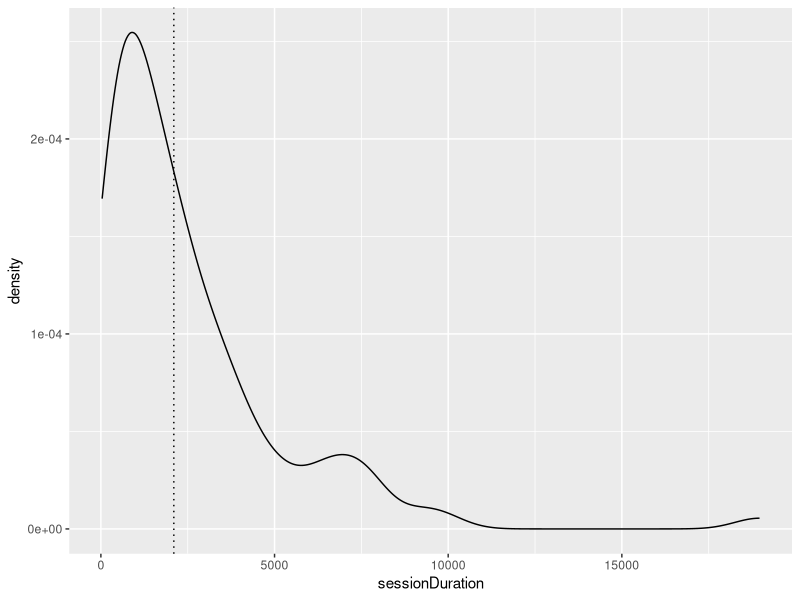
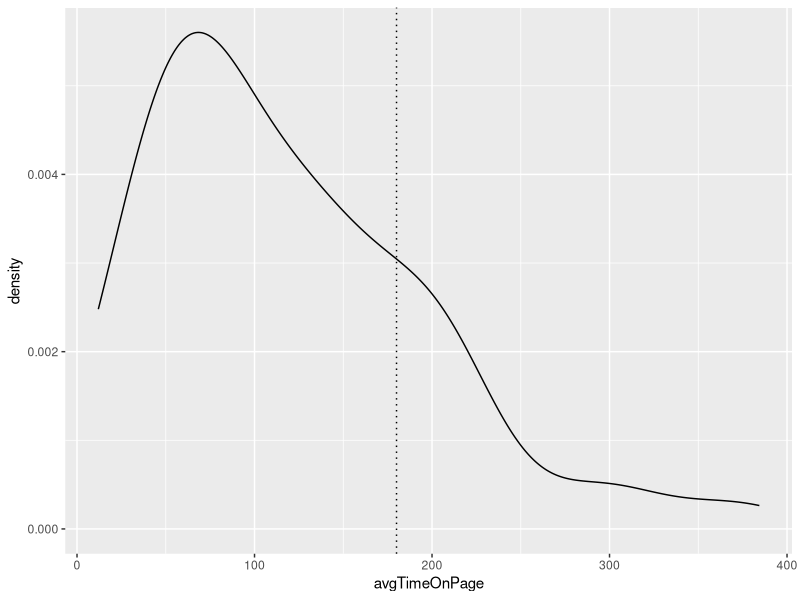
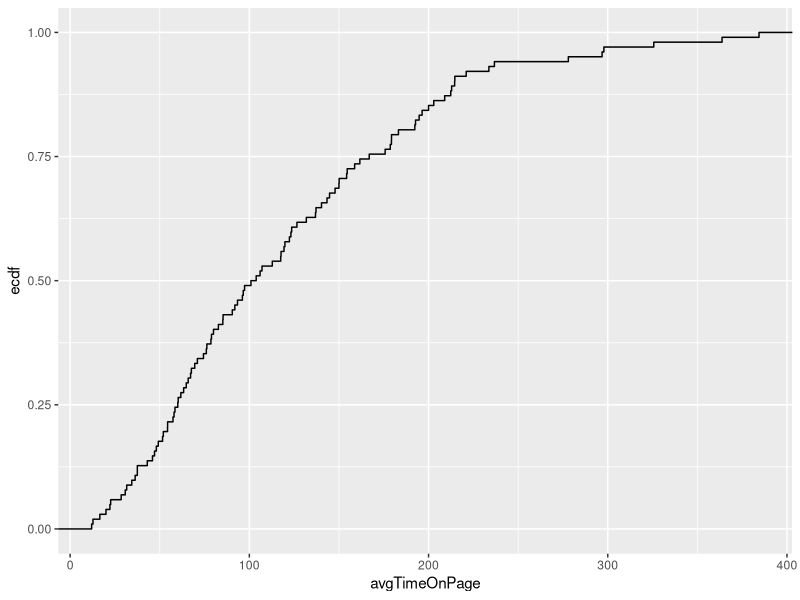
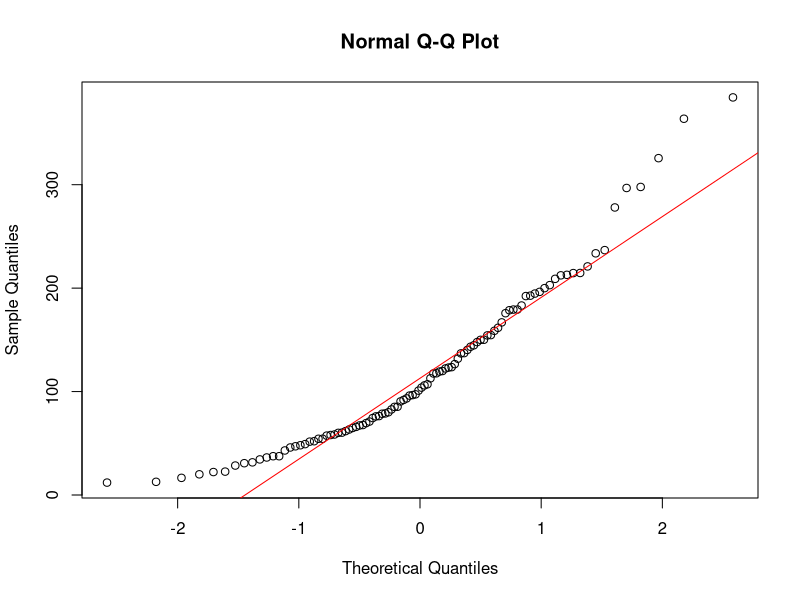
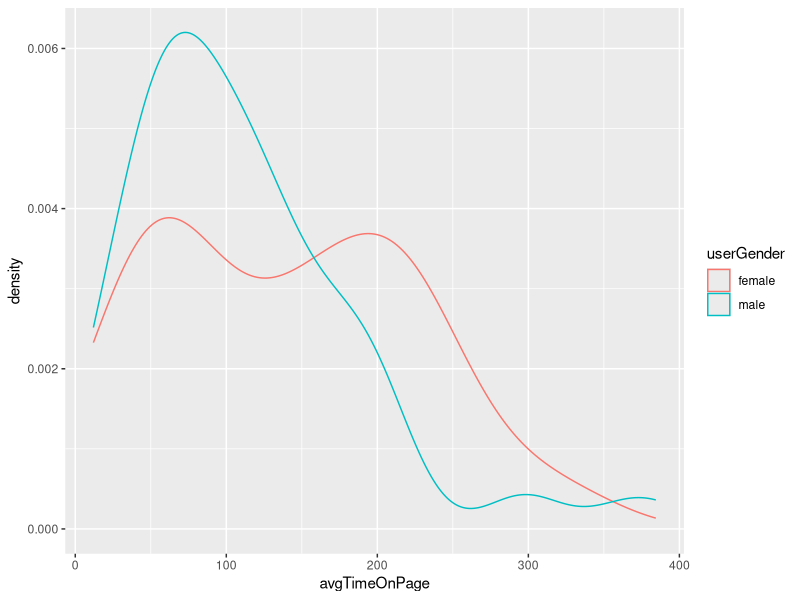
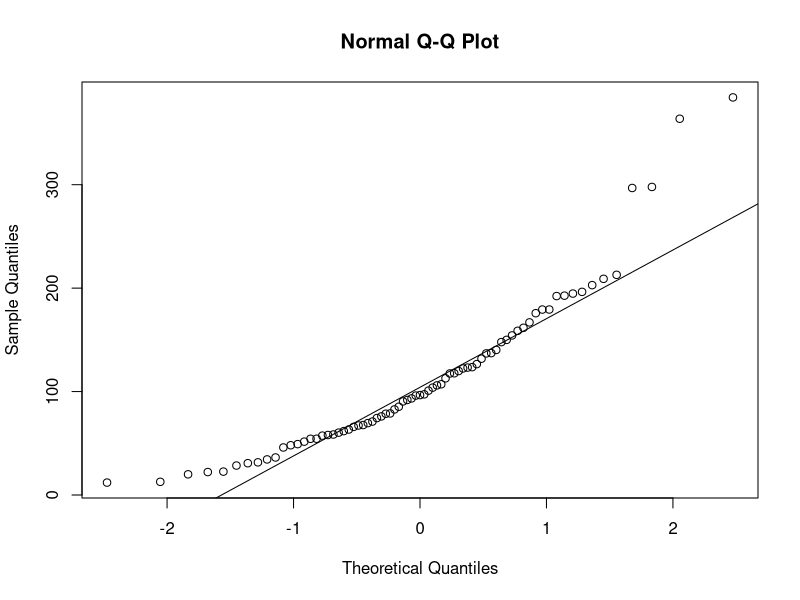
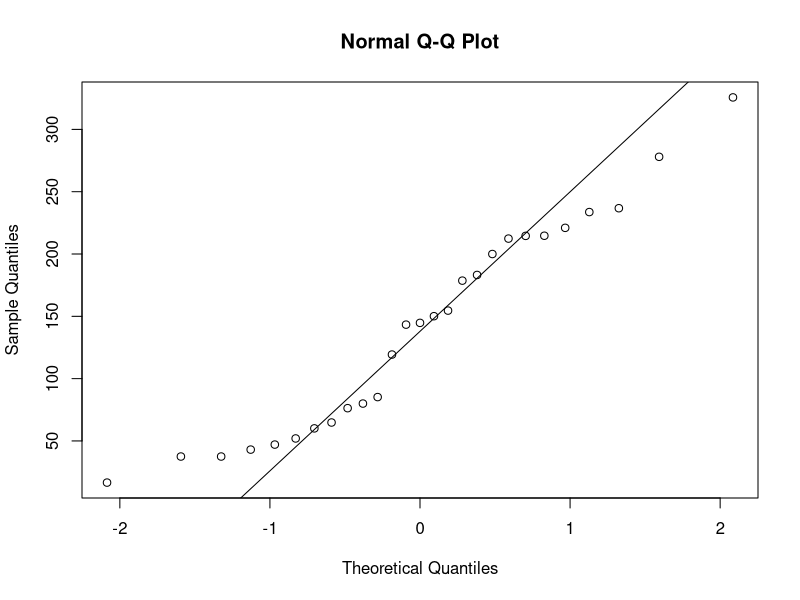
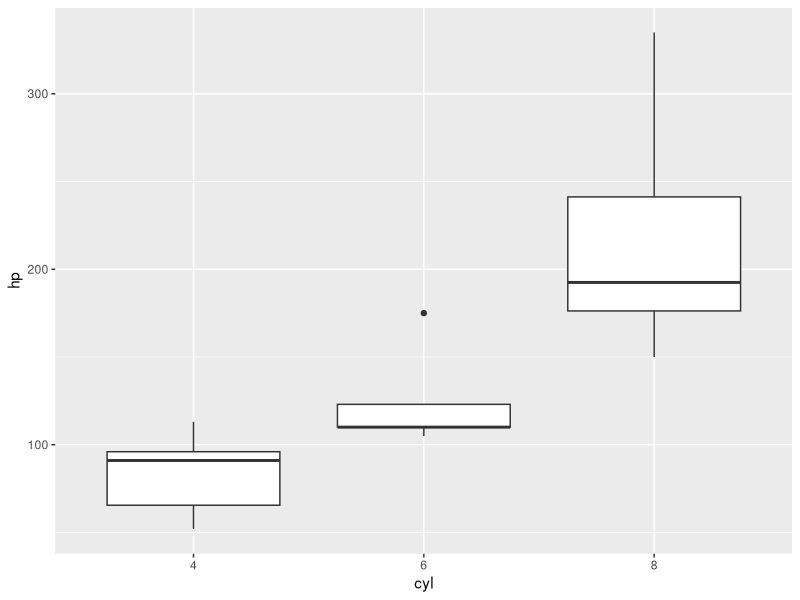

Generate these figures, in order, with R:
################################################################################
# Inferenz-Statistik                                                           #
# 21.2.18                                                                      #
# Autor: Steffen Wagner                                                        #
# Email: steffen.wagner@inwt-statistics.de                                     #
################################################################################
rm(list = ls(all.names = TRUE))

# 00: Laden der Pakete ---------------------------------------------------------
library(ggplot2)
library(dplyr)
library(car)  # Wird für Levene-Test (Abschnitt 4) benötigt
library(tidyr)

# 01: Einlesen der Daten -------------------------------------------------------
dat <- read.csv("Data/Analytics.csv")
str(dat)

# 02: Einstichprobentest - Lageparameter
# Untersuchung der Sessionduration
dat %>% 
  ggplot(aes(sessionDuration)) +
  geom_density() +
  geom_vline(xintercept = 2100, linetype = "dotted")

# Forschungshypothese
# Die durchschnittliche Zeit auf Homepage 'sessiuonDuration' > 2100s

# Statistische Hypothese H0:
# H0: sessionDuration <= 2100s
# H1: sessionDuration > 2100s

# Normalverteilungsannahme abgelehnt
# Test auf Mittelwert nicht möglich, aber: Test auf Median
# Median = 50% Punkt -> Test auf Anteilswerte `binom.test`

nSuccess <- sum(dat$sessionDuration > 2100)
n <- nrow(dat)
binom.test(nSuccess, n, p = 0.5, alternative = "greater")
# Ergebnis: H0 kann nicht verworfen werden.


# 03: Ein-Stichproben t-Test ---------------------------------------------------
dat %>% 
  ggplot(aes(x = avgTimeOnPage)) +
  geom_density() +
  geom_vline(xintercept = 180, linetype = "dotted")

# Prüfung auf Normalverteilung:
# - grafische Überprüfung

# Folgende Grafik zur Erklärung von Quantilen die im qqplot visualisiert werden
dat %>% 
  ggplot(aes(x = avgTimeOnPage)) +
  stat_ecdf()

# qq-Plot zur Beurteilung der Normalverteilungsannahme
qqnorm(dat$avgTimeOnPage)
qqline(dat$avgTimeOnPage, col = "red")

# - Überprüfung mittels Stat. Test
# H0: Daten sind normalverteilt
# Daten sind nicht normalverteilt
shapiro.test(dat$avgTimeOnPage)
# Ergebnis: H0 verwerfen; NOrmalverteilungsannahme nicht wahrscheinlich

# Trotz nicht-gültiger Normal-Vert.-Annahme: t-test 

# H0: avgTimeOnSite == 180
# H1: avgTimeOnSite != 180

t.test(dat$avgTimeOnPage, mu = 180)
t.test
# Ergebnis: H0 verwerfen


# 04: Zwei-Stichproben-Test ----------------------------------------------------
# Prüfung der Normalverteilung muss auf Gruppenebene erfolgen
dat %>% 
  ggplot(aes(x = avgTimeOnPage, col = userGender)) +
  geom_density()

dat %>% 
  group_by(userGender) %>% 
  summarise(sd = sd(avgTimeOnPage),
            avgTimeOnPage = mean(avgTimeOnPage))

# Test auf Normalverteilung:
# Prüfung: Normalverteilung in den einzelnen Gruppen
qqnorm(dat$avgTimeOnPage[dat$userGender == "male"])
qqline(dat$avgTimeOnPage[dat$userGender == "male"])

qqnorm(dat$avgTimeOnPage[dat$userGender == "female"])
qqline(dat$avgTimeOnPage[dat$userGender == "female"])

# Shapiro-Wilk-Test: gruppenweise
# H0: Normalverteilung gegeben
dat %>% 
  group_by(userGender) %>% 
  summarise(pWertShapiro = shapiro.test(avgTimeOnPage)$p.value)

# Test auf Varianz-Homogenität: Levene-Test (Paket: car)
# H0: Varianzen sind gleich
leveneTest(avgTimeOnPage ~ userGender, data = dat)
leveneTest(dat$avgTimeOnPage, dat$userGender)

# Zwei-Stichproben: t-test (gleiche Varianzen)
# H0: Gruppenmittel identisch
t.test(avgTimeOnPage ~ userGender, data = dat, var.equal = TRUE)

# Zwei-Stichproben: t-test (unterschiedliche Varianzen)
# H0: Gruppenmittel identisch
t.test(avgTimeOnPage ~ userGender, data = dat, var.equal = FALSE)


# NOrmalverteilungsannahme nicht gegeben: Wilcoxon/Whitney-U-Test
wilcox.test(avgTimeOnPage ~ userGender, data = dat)


# 05: Gepaarte Stichproben: ----------------------------------------------------
rm(list = ls(all.names = TRUE))
dat <- read.table("Data/orderVal.txt", header = TRUE, sep = ";")
str(dat)
head(dat)

dat <- dat %>% 
  select(-clicks) %>% 
  mutate(jId = ifelse(jId == 1, "Kauf1", "Kauf2")) %>% 
  spread(key = jId, value = orderValue) %>% 
  mutate(delta = Kauf2 - Kauf1)
    

# Vebundene STichproben
t.test(dat$Kauf2, dat$Kauf1, paired = TRUE)
t.test(dat$delta)

# Exkurs:
# gezieltter Zugriff auf Funktionen, die evtl. maskiert sind
# dplyr::recode



# 06: Mehr als zwei Gruppen ----------------------------------------------------

# normalverteilte Beobachtungen (innerhalb der Gruppen)
# ANOVA
data("mtcars")
mtcars
str(mtcars)
table(mtcars$cyl)
mtcars %>% 
  mutate(cyl = factor(cyl)) %>% 
  ggplot(aes(x = cyl, y = hp)) +
  geom_boxplot()


anova <- aov(hp ~ factor(cyl), data = mtcars)
anova
summary(anova)

# Multipler Test zur Berücksichtigung der alpha-Fehler-Inflation
TukeyHSD(anova)


# keine Normalverteilung
# Kruskal-Wallis-Test
kt <- kruskal.test(hp ~ factor(cyl), data = mtcars)
kt
# Multipler Test zur Berücksichtigung der alpha-Fehler-Inflation
pairwise.wilcox.test(mtcars$hp, mtcars$cyl)












